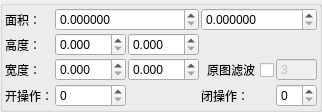
                 <widget class="QGroupBox" name="groupBox_4">
                  <property name="title">
                   <string/>
                  </property>
                  <layout class="QGridLayout" name="gridLayout_4">
                   <property name="leftMargin">
                    <number>2</number>
                   </property>
                   <property name="topMargin">
                    <number>2</number>
                   </property>
                   <property name="rightMargin">
                    <number>2</number>
                   </property>
                   <property name="bottomMargin">
                    <number>2</number>
                   </property>
                   <property name="spacing">
                    <number>2</number>
                   </property>
                   <item row="2" column="4">
                    <widget class="QSpinBox" name="sp_gaussSize">
                     <property name="enabled">
                      <bool>false</bool>
                     </property>
                     <property name="buttonSymbols">
                      <enum>QAbstractSpinBox::NoButtons</enum>
                     </property>
                     <property name="minimum">
                      <number>3</number>
                     </property>
                     <property name="maximum">
                      <number>11</number>
                     </property>
                     <property name="singleStep">
                      <number>2</number>
                     </property>
                    </widget>
                   </item>
                   <item row="2" column="3">
                    <widget class="QCheckBox" name="cb_ImgGauss">
                     <property name="layoutDirection">
                      <enum>Qt::RightToLeft</enum>
                     </property>
                     <property name="text">
                      <string>原图滤波</string>
                     </property>
                    </widget>
                   </item>
                   <item row="3" column="0">
                    <widget class="QLabel" name="label_9">
                     <property name="text">
                      <string>开操作：</string>
                     </property>
                    </widget>
                   </item>
                   <item row="3" column="1">
                    <widget class="QSpinBox" name="sp_open">
                     <property name="enabled">
                      <bool>true</bool>
                     </property>
                     <property name="buttonSymbols">
                      <enum>QAbstractSpinBox::UpDownArrows</enum>
                     </property>
                     <property name="minimum">
                      <number>0</number>
                     </property>
                     <property name="maximum">
                      <number>50</number>
                     </property>
                     <property name="singleStep">
                      <number>1</number>
                     </property>
                     <property name="value">
                      <number>0</number>
                     </property>
                    </widget>
                   </item>
                   <item row="1" column="0">
                    <widget class="QLabel" name="label_20">
                     <property name="text">
                      <string>高度：</string>
                     </property>
                    </widget>
                   </item>
                   <item row="0" column="1" colspan="2">
                    <widget class="QDoubleSpinBox" name="dsp_badAreaMin">
                     <property name="minimumSize">
                      <size>
                       <width>80</width>
                       <height>0</height>
                      </size>
                     </property>
                     <property name="buttonSymbols">
                      <enum>QAbstractSpinBox::UpDownArrows</enum>
                     </property>
                     <property name="decimals">
                      <number>6</number>
                     </property>
                     <property name="maximum">
                      <double>999999.989999999990687</double>
                     </property>
                    </widget>
                   </item>
                   <item row="2" column="2">
                    <widget class="QDoubleSpinBox" name="dsp_badWidthMax">
                     <property name="buttonSymbols">
                      <enum>QAbstractSpinBox::UpDownArrows</enum>
                     </property>
                     <property name="decimals">
                      <number>3</number>
                     </property>
                     <property name="maximum">
                      <double>999.990000000000009</double>
                     </property>
                    </widget>
                   </item>
                   <item row="2" column="0">
                    <widget class="QLabel" name="label_21">
                     <property name="text">
                      <string>宽度：</string>
                     </property>
                    </widget>
                   </item>
                   <item row="0" column="0">
                    <widget class="QLabel" name="label_17">
                     <property name="text">
                      <string>面积：</string>
                     </property>
                    </widget>
                   </item>
                   <item row="1" column="2">
                    <widget class="QDoubleSpinBox" name="dsp_badLengthMax">
                     <property name="buttonSymbols">
                      <enum>QAbstractSpinBox::UpDownArrows</enum>
                     </property>
                     <property name="decimals">
                      <number>3</number>
                     </property>
                     <property name="maximum">
                      <double>999.990000000000009</double>
                     </property>
                    </widget>
                   </item>
                   <item row="2" column="1">
                    <widget class="QDoubleSpinBox" name="dsp_badWidthMin">
                     <property name="buttonSymbols">
                      <enum>QAbstractSpinBox::UpDownArrows</enum>
                     </property>
                     <property name="decimals">
                      <number>3</number>
                     </property>
                     <property name="maximum">
                      <double>999.990000000000009</double>
                     </property>
                    </widget>
                   </item>
                   <item row="1" column="1">
                    <widget class="QDoubleSpinBox" name="dsp_badLengthMin">
                     <property name="buttonSymbols">
                      <enum>QAbstractSpinBox::UpDownArrows</enum>
                     </property>
                     <property name="decimals">
                      <number>3</number>
                     </property>
                     <property name="maximum">
                      <double>999.990000000000009</double>
                     </property>
                    </widget>
                   </item>
                   <item row="0" column="3" colspan="2">
                    <widget class="QDoubleSpinBox" name="dsp_badAreaMax">
                     <property name="minimumSize">
                      <size>
                       <width>80</width>
                       <height>0</height>
                      </size>
                     </property>
                     <property name="buttonSymbols">
                      <enum>QAbstractSpinBox::UpDownArrows</enum>
                     </property>
                     <property name="decimals">
                      <number>6</number>
                     </property>
                     <property name="maximum">
                      <double>9999999.990000000223517</double>
                     </property>
                    </widget>
                   </item>
                   <item row="3" column="4">
                    <widget class="QSpinBox" name="sp_close">
                     <property name="enabled">
                      <bool>true</bool>
                     </property>
                     <property name="buttonSymbols">
                      <enum>QAbstractSpinBox::UpDownArrows</enum>
                     </property>
                     <property name="minimum">
                      <number>0</number>
                     </property>
                     <property name="maximum">
                      <number>50</number>
                     </property>
                     <property name="singleStep">
                      <number>1</number>
                     </property>
                     <property name="value">
                      <number>0</number>
                     </property>
                    </widget>
                   </item>
                   <item row="3" column="3">
                    <widget class="QLabel" name="label_10">
                     <property name="text">
                      <string>闭操作：</string>
                     </property>
                    </widget>
                   </item>
                  </layout>
                 </widget>
